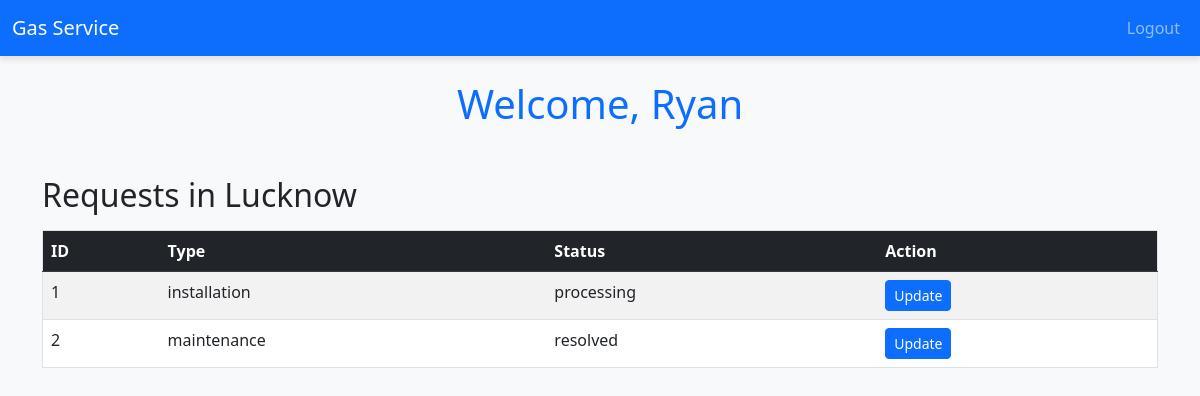
Page /dashboard/staff/ (signed in) on the earlier database version.
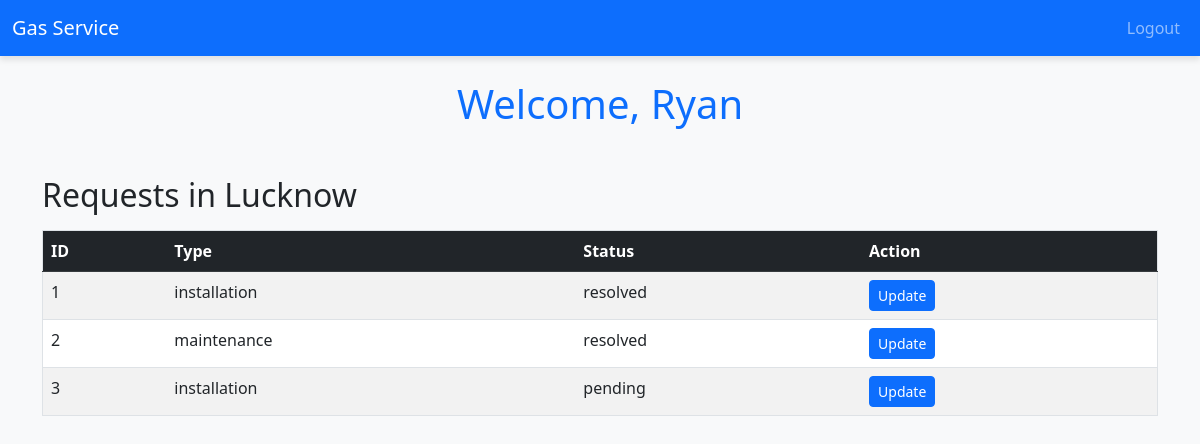
Same page on the later database version.
### core/models.py (models this page shows)
class User(AbstractUser):
    USER_TYPES = (
        ('customer', 'Customer'),
        ('staff', 'Staff'),
    )
    user_type = models.CharField(max_length=10, choices=USER_TYPES)
    city = models.CharField(max_length=100, blank=True, null=True)
    address = models.TextField(blank=True, null=True)

class ServiceRequest(models.Model):
    SERVICE_TYPES = (
        ('installation', 'Installation'),
        ('repair', 'Repair'),
        ('maintenance', 'Maintenance'),
    )
    STATUS_TYPES = (
        ('pending', 'Pending'),
        ('processing', 'Processing'),
        ('resolved', 'Resolved'),
    )
    service_id = models.AutoField(primary_key=True)
    customer = models.ForeignKey(User, on_delete=models.CASCADE, related_name="requests")
    type_of_service = models.CharField(max_length=20, choices=SERVICE_TYPES)
    description = models.TextField()
    attachment = models.FileField(upload_to='attachments/', blank=True, null=True)
    status = models.CharField(max_length=20, choices=STATUS_TYPES, default='pending')
    created_at = models.DateTimeField(auto_now_add=True)

### core/views.py (the view)
# urls.py: path('dashboard/staff/', views.staff_dashboard, name='staff_dashboard'),
@login_required
def staff_dashboard(request):
    requests = ServiceRequest.objects.filter(customer__city=request.user.city)
    return render(request, 'core/staff_dashboard.html', {'requests': requests})

### core/templates/core/staff_dashboard.html (shortened to what this page needs)
{% extends "core/base_staff.html" %}
{% block content %}
<h1 class="text-center">Welcome, {{ user.username }}</h1>
<h2 class="mt-5">Requests in {{ user.city }}</h2>
<table class="table table-striped mt-3">
    <thead class="table-dark">
        <tr>
            <th>ID</th>
            <th>Type</th>
            <th>Status</th>
            <th>Action</th>
        </tr>
    </thead>
    <tbody>
        {% for request in requests %}
        <tr>
            <td>{{ request.service_id }}</td>
            <td>{{ request.type_of_service }}</td>
            <td>{{ request.status }}</td>
            <td>
                <a href="{% url 'update_status' request.service_id %}" class="btn btn-primary btn-sm">Update</a>
            </td>
        </tr>
        {% endfor %}
    </tbody>
</table>
{% endblock %}

### core/templates/core/base_staff.html (shortened to what this page needs)
<!DOCTYPE html>
<html lang="en">
<head>
    <link href="https://cdn.jsdelivr.net/npm/bootstrap@5.3.0/dist/css/bootstrap.min.css" rel="stylesheet">
</head>
<body>
    <nav class="navbar navbar-expand-lg navbar-dark bg-primary">
        <div class="container-fluid">
            <a class="navbar-brand" href="{% url 'customer_dashboard' %}">Gas Service</a>
            <div class="collapse navbar-collapse" id="navbarNav">
                <ul class="navbar-nav ms-auto">
                    <li class="nav-item"><a class="nav-link" href="{% url 'logout' %}">Logout</a></li>
                </ul>
            </div>
        </div>
    </nav>
    <div class="container mt-4">
        {% block content %}
        {% endblock %}
    </div>
</body>
</html>

### core/templates/core/base_staff.html (style rules this page uses)
body { background-color: #f8f9fa; }
h1 { color: #0d6efd; }
.navbar { box-shadow: 0 4px 6px rgba(0, 0, 0, 0.1); }
table { border: 1px solid #dee2e6; }

Differences in the rows shown:
changed ServiceRequest id 1: status "processing" → "resolved"
added ServiceRequest: service_id "3", type_of_service "installation", status "pending"
